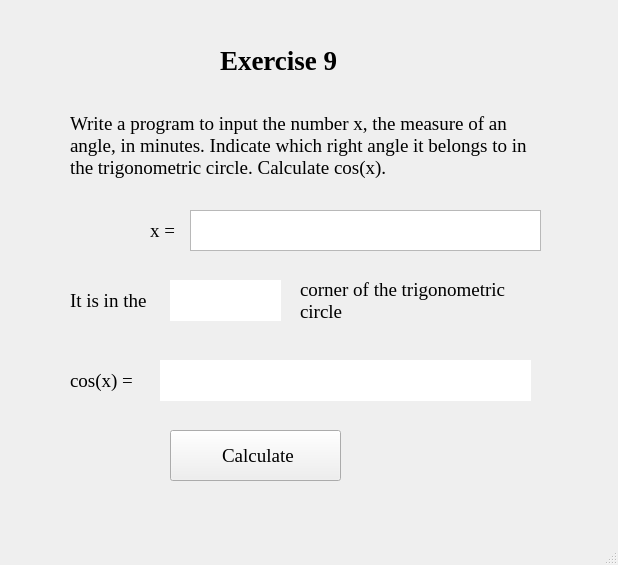
<?xml version="1.0" encoding="UTF-8"?>
<ui version="4.0">
 <class>MainWindow</class>
 <widget class="QMainWindow" name="MainWindow">
  <property name="geometry">
   <rect>
    <x>0</x>
    <y>0</y>
    <width>618</width>
    <height>565</height>
   </rect>
  </property>
  <property name="windowTitle">
   <string>MainWindow</string>
  </property>
  <widget class="QWidget" name="centralwidget">
   <widget class="QLabel" name="label">
    <property name="geometry">
     <rect>
      <x>220</x>
      <y>20</y>
      <width>181</width>
      <height>81</height>
     </rect>
    </property>
    <property name="font">
     <font>
      <family>Times New Roman</family>
      <pointsize>20</pointsize>
      <weight>75</weight>
      <bold>true</bold>
     </font>
    </property>
    <property name="text">
     <string>Exercise 9</string>
    </property>
   </widget>
   <widget class="QTextEdit" name="before_sorting">
    <property name="geometry">
     <rect>
      <x>190</x>
      <y>210</y>
      <width>351</width>
      <height>41</height>
     </rect>
    </property>
    <property name="font">
     <font>
      <family>Times New Roman</family>
      <pointsize>14</pointsize>
     </font>
    </property>
   </widget>
   <widget class="QLabel" name="label_5">
    <property name="geometry">
     <rect>
      <x>70</x>
      <y>260</y>
      <width>101</width>
      <height>81</height>
     </rect>
    </property>
    <property name="font">
     <font>
      <family>Times New Roman</family>
      <pointsize>14</pointsize>
     </font>
    </property>
    <property name="text">
     <string>It is in the</string>
    </property>
    <property name="wordWrap">
     <bool>true</bool>
    </property>
   </widget>
   <widget class="QLabel" name="after_sorting">
    <property name="geometry">
     <rect>
      <x>170</x>
      <y>280</y>
      <width>111</width>
      <height>41</height>
     </rect>
    </property>
    <property name="font">
     <font>
      <family>Times New Roman</family>
      <pointsize>14</pointsize>
     </font>
    </property>
    <property name="styleSheet">
     <string notr="true">background-color: rgb(255, 255, 255);</string>
    </property>
    <property name="text">
     <string/>
    </property>
   </widget>
   <widget class="QPushButton" name="sortButton">
    <property name="geometry">
     <rect>
      <x>170</x>
      <y>430</y>
      <width>171</width>
      <height>51</height>
     </rect>
    </property>
    <property name="font">
     <font>
      <family>Times New Roman</family>
      <pointsize>14</pointsize>
     </font>
    </property>
    <property name="text">
     <string> Calculate</string>
    </property>
   </widget>
   <widget class="QLabel" name="after_sorting_2">
    <property name="geometry">
     <rect>
      <x>160</x>
      <y>360</y>
      <width>371</width>
      <height>41</height>
     </rect>
    </property>
    <property name="font">
     <font>
      <family>Times New Roman</family>
      <pointsize>14</pointsize>
     </font>
    </property>
    <property name="styleSheet">
     <string notr="true">background-color: rgb(255, 255, 255);</string>
    </property>
    <property name="text">
     <string/>
    </property>
   </widget>
   <widget class="QLabel" name="label_2">
    <property name="geometry">
     <rect>
      <x>70</x>
      <y>90</y>
      <width>481</width>
      <height>111</height>
     </rect>
    </property>
    <property name="font">
     <font>
      <family>Times New Roman</family>
      <pointsize>14</pointsize>
     </font>
    </property>
    <property name="text">
     <string>Write a program to input the number x, the measure of an angle, in minutes. Indicate which right angle it belongs to in the trigonometric circle. Calculate cos(x).</string>
    </property>
    <property name="wordWrap">
     <bool>true</bool>
    </property>
   </widget>
   <widget class="QLabel" name="label_3">
    <property name="geometry">
     <rect>
      <x>150</x>
      <y>210</y>
      <width>41</width>
      <height>41</height>
     </rect>
    </property>
    <property name="font">
     <font>
      <family>Times New Roman</family>
      <pointsize>14</pointsize>
     </font>
    </property>
    <property name="text">
     <string>x =</string>
    </property>
    <property name="wordWrap">
     <bool>true</bool>
    </property>
   </widget>
   <widget class="QLabel" name="label_6">
    <property name="geometry">
     <rect>
      <x>300</x>
      <y>250</y>
      <width>251</width>
      <height>101</height>
     </rect>
    </property>
    <property name="font">
     <font>
      <family>Times New Roman</family>
      <pointsize>14</pointsize>
     </font>
    </property>
    <property name="text">
     <string>corner of the trigonometric circle</string>
    </property>
    <property name="wordWrap">
     <bool>true</bool>
    </property>
   </widget>
   <widget class="QLabel" name="label_7">
    <property name="geometry">
     <rect>
      <x>70</x>
      <y>340</y>
      <width>101</width>
      <height>81</height>
     </rect>
    </property>
    <property name="font">
     <font>
      <family>Times New Roman</family>
      <pointsize>14</pointsize>
     </font>
    </property>
    <property name="text">
     <string>cos(x) = </string>
    </property>
    <property name="wordWrap">
     <bool>true</bool>
    </property>
   </widget>
  </widget>
  <widget class="QMenuBar" name="menubar">
   <property name="geometry">
    <rect>
     <x>0</x>
     <y>0</y>
     <width>618</width>
     <height>26</height>
    </rect>
   </property>
  </widget>
  <widget class="QStatusBar" name="statusbar"/>
 </widget>
 <resources/>
 <connections/>
</ui>
